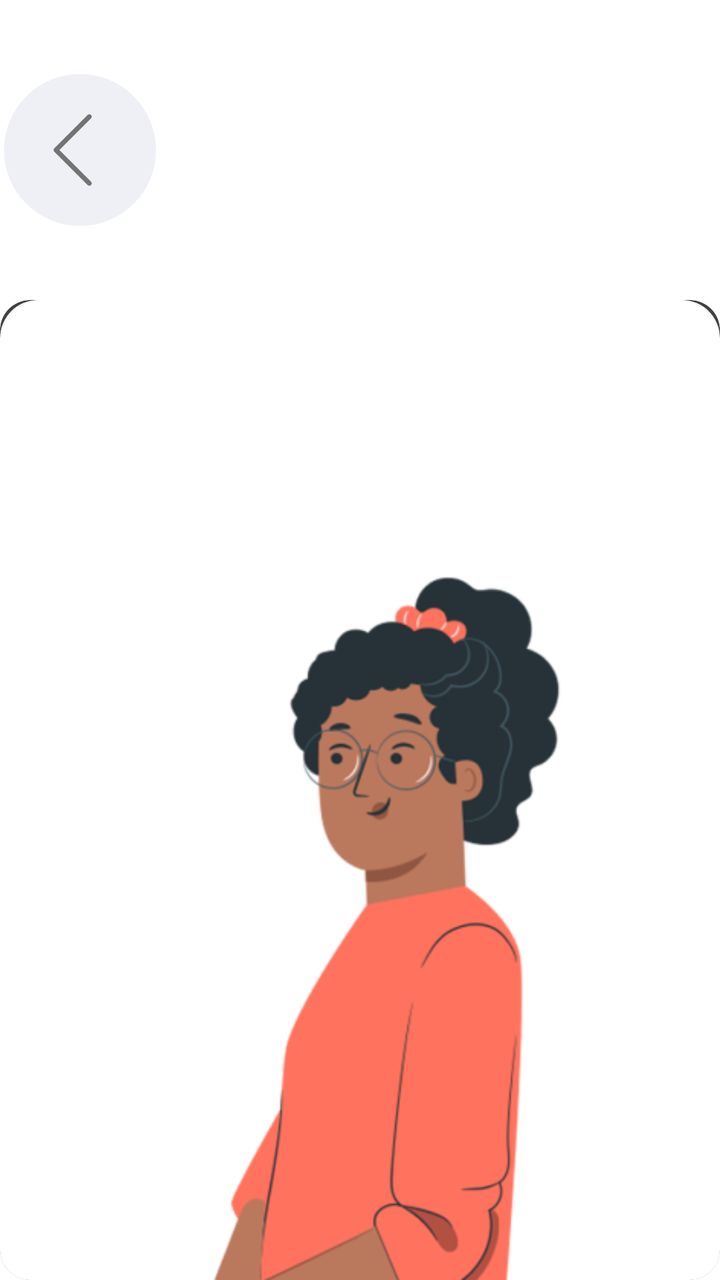
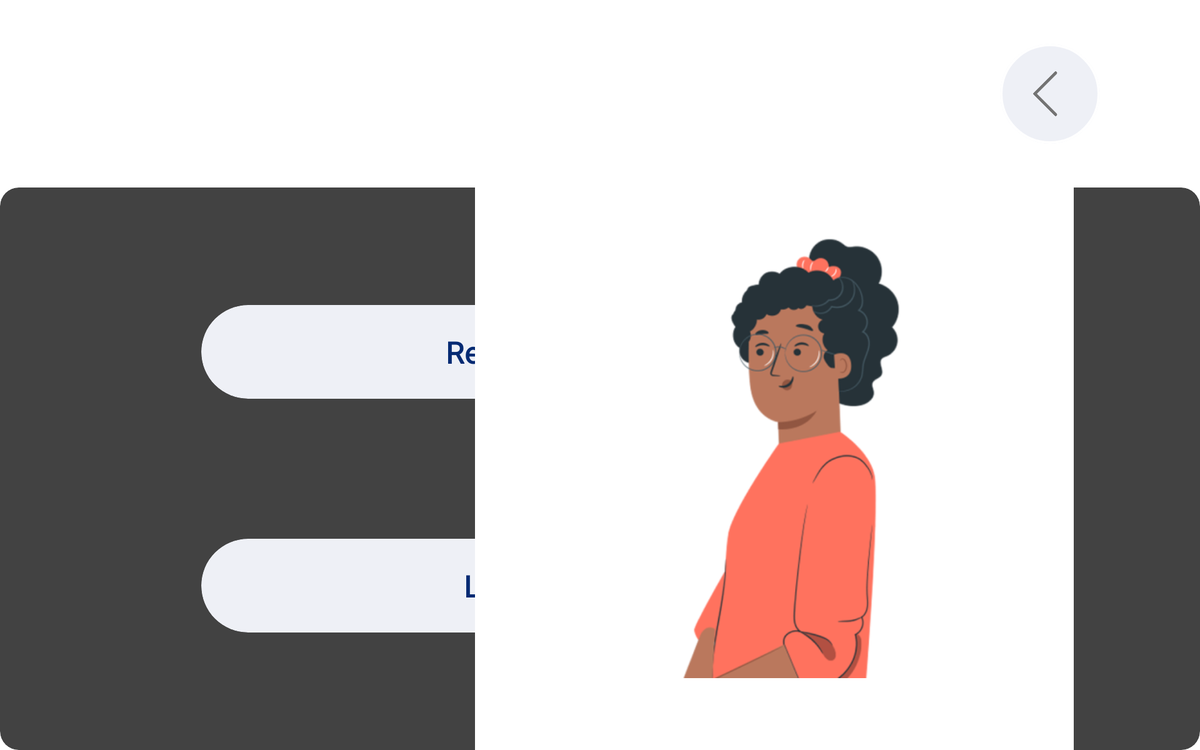

Two renders of one Android screen. The first uses the default layout on a phone; the second uses the alternative layout the repository ships for a different screen configuration, on a matching device. The two XML files are below.
<!-- AndroidManifest.xml: application theme Theme.ForHealth -->
<!-- res/layout/patientlogin.xml -->
<?xml version="1.0" encoding="utf-8"?>
<androidx.constraintlayout.widget.ConstraintLayout xmlns:android="http://schemas.android.com/apk/res/android"
    xmlns:app="http://schemas.android.com/apk/res-auto"
    xmlns:tools="http://schemas.android.com/tools"
    android:layout_width="match_parent"
    android:layout_height="match_parent"
    tools:ignore="MissingDefaultResource">

    <ImageView
        android:id="@+id/imageView4"
        android:layout_width="300dp"
        android:layout_height="60dp"
        app:layout_constraintBottom_toBottomOf="@+id/backbtnpa"
        app:layout_constraintStart_toEndOf="@+id/backbtnpa"
        app:layout_constraintTop_toTopOf="@+id/backbtnpa"
        app:srcCompat="@drawable/forhealth_logo_2" />

    <androidx.cardview.widget.CardView
        android:id="@+id/backbtnpa"
        android:layout_width="80dp"
        android:layout_height="80dp"
        android:layout_centerInParent="true"
        android:foreground="@drawable/buttonlayout"
        app:cardBackgroundColor="#EEF0F6"

        app:cardCornerRadius="160dp"
        app:cardElevation="4dp"
        app:layout_constraintBottom_toTopOf="@+id/cardView3"
        app:layout_constraintStart_toStartOf="parent"
        app:layout_constraintTop_toTopOf="parent">

        <LinearLayout
            android:layout_width="match_parent"
            android:layout_height="match_parent">

            <ImageView
                android:layout_width="match_parent"
                android:layout_height="match_parent"
                android:layout_marginEnd="11dp"
                android:layout_marginRight="11dp"
                android:scaleType="centerCrop"
                android:src="@drawable/back" />

        </LinearLayout>


    </androidx.cardview.widget.CardView>

    //MainCardLayout

    <androidx.cardview.widget.CardView
        android:id="@+id/cardView3"
        android:layout_width="match_parent"
        android:layout_height="match_parent"
        android:layout_marginTop="150dp"
        android:outlineAmbientShadowColor="#5AA4F4"
        android:outlineSpotShadowColor="#559EED"
        app:cardCornerRadius="15dp"
        app:cardElevation="30dp"
        app:layout_constraintEnd_toEndOf="parent"
        app:layout_constraintHorizontal_bias="1.0"
        app:layout_constraintStart_toStartOf="parent"
        app:layout_constraintTop_toTopOf="parent">

        <androidx.constraintlayout.widget.ConstraintLayout
            android:layout_width="match_parent"
            android:layout_height="match_parent"

            >

            <ScrollView
                android:layout_width="match_parent"
                android:layout_height="match_parent"
                tools:layout_editor_absoluteX="110dp"
                tools:layout_editor_absoluteY="17dp">

                <LinearLayout
                    android:layout_width="match_parent"
                    android:layout_height="wrap_content"
                    android:orientation="vertical">

                    <androidx.cardview.widget.CardView
                        android:id="@+id/physiotherapistcard"
                        android:layout_width="match_parent"
                        android:layout_height="wrap_content"
                        android:layout_marginStart="0dp"
                        android:layout_marginLeft="0dp"
                        app:cardBackgroundColor="#FFFFFF"
                        app:cardCornerRadius="19dp"
                        app:cardElevation="4dp"
                        app:layout_constraintBottom_toBottomOf="parent"
                        app:layout_constraintStart_toStartOf="parent"
                        app:layout_constraintTop_toTopOf="parent">

                        <androidx.constraintlayout.widget.ConstraintLayout
                            android:layout_width="match_parent"
                            android:layout_height="match_parent">

                            <RelativeLayout
                                android:layout_width="match_parent"
                                android:layout_height="match_parent">

                                <ImageView
                                    android:id="@+id/physio"
                                    android:layout_width="319dp"
                                    android:layout_height="391dp"
                                    android:layout_centerHorizontal="true"
                                    android:layout_gravity="center"
                                    android:layout_marginTop="99dp"
                                    android:src="@drawable/artboard21" />

                                <TextView
                                    android:layout_width="wrap_content"
                                    android:layout_height="wrap_content"
                                    android:layout_below="@+id/physio"
                                    android:layout_centerHorizontal="true"
                                    android:layout_marginTop="57dp"
                                    android:layout_marginBottom="40dp"
                                    android:fontFamily="@font/ralewaymedium"
                                    android:text="Hello!"
                                    android:textColor="#082F6A"
                                    android:textFontWeight="800"
                                    android:textSize="30dp"


                                    />

                            </RelativeLayout>

                        </androidx.constraintlayout.widget.ConstraintLayout>

                    </androidx.cardview.widget.CardView>


                    <RelativeLayout
                        android:id="@+id/relativeLayout"
                        android:layout_width="match_parent"
                        android:layout_height="wrap_content"
                        android:layout_marginEnd="0dp"
                        android:layout_marginRight="0dp"
                        android:layout_margin="20dp"
                        android:layout_marginTop="30dp"
                        app:layout_constraintBottom_toBottomOf="@+id/physiotherapistcard"
                        app:layout_constraintEnd_toEndOf="parent"


                        app:layout_constraintTop_toTopOf="@+id/physiotherapistcard">

                        <androidx.cardview.widget.CardView
                            android:id="@+id/signup"
                            android:layout_width="479dp"
                            android:layout_height="75dp"
                            android:layout_centerHorizontal="true"
                            android:layout_marginVertical="20dp"
                            android:layout_marginTop="20dp"
                            app:cardBackgroundColor="#EEF0F6"
                            app:cardCornerRadius="50dp"
                            app:cardElevation="4dp">


                            <androidx.constraintlayout.widget.ConstraintLayout
                                android:layout_width="match_parent"
                                android:layout_height="match_parent">

                                <TextView
                                    android:layout_width="match_parent"
                                    android:layout_height="wrap_content"
                                    android:fontFamily="@font/ralewaymedium"
                                    android:gravity="center_horizontal"
                                    android:text="Register"
                                    android:textAlignment="center"
                                    android:textColor="#042A73"
                                    android:textFontWeight="800"
                                    android:textSize="24dp"
                                    app:layout_constraintBottom_toBottomOf="parent"
                                    app:layout_constraintEnd_toEndOf="parent"
                                    app:layout_constraintStart_toStartOf="parent"
                                    app:layout_constraintTop_toTopOf="parent" />

                            </androidx.constraintlayout.widget.ConstraintLayout>

                        </androidx.cardview.widget.CardView>

                        <androidx.cardview.widget.CardView
                            android:id="@+id/login"
                            android:layout_width="479dp"
                            android:layout_height="75dp"
                            android:layout_below="@+id/signup"
                            android:layout_centerHorizontal="true"
                            android:layout_marginTop="30dp"
                            android:layout_marginBottom="20dp"
                            app:cardBackgroundColor="#EEF0F6"
                            app:cardCornerRadius="50dp"
                            app:cardElevation="4dp">


                            <androidx.constraintlayout.widget.ConstraintLayout
                                android:layout_width="match_parent"
                                android:layout_height="match_parent">

                                <TextView
                                    android:layout_width="match_parent"
                                    android:layout_height="wrap_content"
                                    android:fontFamily="@font/ralewaymedium"
                                    android:gravity="center_horizontal"
                                    android:text="Login"
                                    android:textAlignment="center"
                                    android:textColor="#042A73"
                                    android:textFontWeight="800"
                                    android:textSize="24dp"
                                    app:layout_constraintBottom_toBottomOf="parent"
                                    app:layout_constraintEnd_toEndOf="parent"
                                    app:layout_constraintStart_toStartOf="parent"
                                    app:layout_constraintTop_toTopOf="parent" />

                            </androidx.constraintlayout.widget.ConstraintLayout>

                        </androidx.cardview.widget.CardView>


                    </RelativeLayout>

                    <androidx.constraintlayout.widget.ConstraintLayout
                        android:layout_width="wrap_content"
                        android:layout_height="wrap_content"
                        android:layout_gravity="center"
                        android:layout_marginVertical="30dp"
                        app:layout_constraintBottom_toBottomOf="parent"
                        app:layout_constraintEnd_toEndOf="parent"
                        app:layout_constraintStart_toStartOf="parent"
                        app:layout_constraintTop_toBottomOf="@+id/physiotherapistcard">

                        <View
                            android:id="@+id/ellipse_104"
                            android:layout_width="20dp"
                            android:layout_height="20dp"
                            android:layout_alignParentLeft="true"
                            android:layout_alignParentTop="true"
                            android:background="@drawable/circle4"
                            app:layout_constraintBottom_toBottomOf="parent"
                            app:layout_constraintStart_toStartOf="parent"
                            app:layout_constraintTop_toTopOf="parent" />

                        <View
                            android:id="@+id/ellipse_105"
                            android:layout_width="20dp"
                            android:layout_height="20dp"
                            android:layout_alignParentLeft="true"
                            android:layout_alignParentTop="true"
                            android:layout_marginStart="20dp"
                            android:layout_marginLeft="20dp"
                            android:background="@drawable/circle4"
                            app:layout_constraintBottom_toBottomOf="@+id/ellipse_104"
                            app:layout_constraintStart_toEndOf="@+id/ellipse_104"
                            app:layout_constraintTop_toTopOf="@+id/ellipse_104"
                            app:layout_constraintVertical_bias="0.0" />

                        <View
                            android:id="@+id/ellipse_106"
                            android:layout_width="20dp"
                            android:layout_height="20dp"
                            android:layout_alignParentLeft="true"
                            android:layout_alignParentTop="true"
                            android:layout_marginStart="20dp"
                            android:layout_marginLeft="20dp"
                            android:background="@drawable/circle"
                            app:layout_constraintBottom_toBottomOf="@+id/ellipse_104"
                            app:layout_constraintStart_toEndOf="@+id/ellipse_105"
                            app:layout_constraintTop_toTopOf="@+id/ellipse_104" />

                        <View
                            android:id="@+id/ellipse_107"
                            android:layout_width="20dp"
                            android:layout_height="20dp"
                            android:layout_alignParentLeft="true"
                            android:layout_alignParentTop="true"
                            android:layout_marginStart="20dp"
                            android:layout_marginLeft="20dp"
                            android:background="@drawable/circle4"
                            app:layout_constraintBottom_toBottomOf="@+id/ellipse_104"
                            app:layout_constraintStart_toEndOf="@+id/ellipse_106"
                            app:layout_constraintTop_toTopOf="@+id/ellipse_104" />


                    </androidx.constraintlayout.widget.ConstraintLayout>


                </LinearLayout>
            </ScrollView>


        </androidx.constraintlayout.widget.ConstraintLayout>

    </androidx.cardview.widget.CardView>


</androidx.constraintlayout.widget.ConstraintLayout>
<!-- resources referenced by this layout -->
<resources>
  <!-- drawable artboard21: png bitmap (drawable, 38614 bytes) -->
  <!-- drawable back: png bitmap (drawable, 2759 bytes) -->
  <!-- drawable buttonlayout (drawable) -->
  <?xml version="1.0" encoding="utf-8"?>
  <shape xmlns:android="http://schemas.android.com/apk/res/android">
      <stroke android:color="#FFFF" android:width="2dp" />
      <corners android:radius="50dp"/>
  </shape>
  <!-- drawable circle (drawable) -->
  <vector
      xmlns:android="http://schemas.android.com/apk/res/android"
      xmlns:aapt="http://schemas.android.com/aapt"
      android:width="27.2dp"
      android:height="27.2dp"
      android:viewportWidth="27.2"
      android:viewportHeight="27.2"
      >
  
      <group>
  
          <clip-path
              android:pathData="M27.2 13.6C27.2 21.111 21.111 27.2 13.6 27.2C6.08892 27.2 0 21.111 0 13.6C0 6.08892 6.08892 0 13.6 0C21.111 0 27.2 6.08892 27.2 13.6Z"
              />
  
          <path
              android:pathData="M0 0V27.2H27.2V0"
              android:fillColor="#061E43"
              />
  
      </group>
  
  </vector>
  <!-- drawable circle4 (drawable) -->
  <vector
      xmlns:android="http://schemas.android.com/apk/res/android"
      xmlns:aapt="http://schemas.android.com/aapt"
      android:width="27.2dp"
      android:height="27.2dp"
      android:viewportWidth="27.2"
      android:viewportHeight="27.2"
      >
  
      <group>
  
          <clip-path
              android:pathData="M27.2 13.6C27.2 21.111 21.111 27.2 13.6 27.2C6.08892 27.2 0 21.111 0 13.6C0 6.08892 6.08892 0 13.6 0C21.111 0 27.2 6.08892 27.2 13.6Z"
              />
  
          <path
              android:pathData="M0 0V27.2H27.2V0"
              android:fillColor="#B5CFF8"
              />
  
      </group>
  
  </vector>
  <!-- drawable forhealth_logo_2: png bitmap (drawable, 68302 bytes) -->
  <style name="Theme.ForHealth" parent="Theme.MaterialComponents.DayNight.NoActionBar">
          
          <item name="colorPrimary">@color/purple_200</item>
          <item name="colorPrimaryVariant">#FFFFFF</item>
          <item name="colorOnPrimary">@color/black</item>
          
          <item name="colorSecondary">@color/teal_200</item>
          <item name="colorSecondaryVariant">@color/teal_200</item>
          <item name="colorOnSecondary">@color/black</item>
          
          <item name="android:statusBarColor" tools:targetApi="l">?attr/colorPrimaryVariant</item>
          
      </style>
  <color name="purple_200">#FFBB86FC</color>
  <color name="black">#FF000000</color>
  <color name="teal_200">#FF03DAC5</color>
</resources>
<!-- res/layout-w800dp/patientlogin.xml (the repository's variant of the layout above) -->
<!-- drawn on a 7-inch tablet turned sideways -->
<?xml version="1.0" encoding="utf-8"?>
<androidx.constraintlayout.widget.ConstraintLayout xmlns:android="http://schemas.android.com/apk/res/android"
    xmlns:app="http://schemas.android.com/apk/res-auto"
    xmlns:tools="http://schemas.android.com/tools"
    android:layout_width="match_parent"
    android:layout_height="match_parent"
    tools:ignore="MissingDefaultResource">

    <ImageView
        android:id="@+id/imageView4"
        android:layout_width="300dp"
        android:layout_height="60dp"
        android:layout_marginStart="52dp"
        android:layout_marginLeft="52dp"
        app:layout_constraintBottom_toTopOf="@+id/cardView3"
        app:layout_constraintStart_toStartOf="parent"
        app:layout_constraintTop_toTopOf="parent"
        app:layout_constraintVertical_bias="0.388"
        app:srcCompat="@drawable/forhealth_logo_2" />

    //MainCardLayout

    <androidx.cardview.widget.CardView
        android:id="@+id/cardView3"
        android:layout_width="match_parent"
        android:layout_height="match_parent"
        android:layout_marginTop="150dp"
        android:outlineAmbientShadowColor="#5AA4F4"
        android:outlineSpotShadowColor="#559EED"
        app:cardCornerRadius="15dp"
        app:cardElevation="30dp"
        app:layout_constraintEnd_toEndOf="parent"
        app:layout_constraintHorizontal_bias="1.0"
        app:layout_constraintStart_toStartOf="parent"
        app:layout_constraintTop_toTopOf="parent">

        <androidx.constraintlayout.widget.ConstraintLayout
            android:layout_width="match_parent"
            android:layout_height="match_parent"

            >

            <androidx.cardview.widget.CardView
                android:id="@+id/physiotherapistcard"
                android:layout_width="479dp"
                android:layout_height="646dp"
                android:layout_marginStart="380dp"
                android:layout_marginLeft="380dp"
                app:cardBackgroundColor="#FFFFFF"
                app:cardCornerRadius="19dp"
                app:cardElevation="4dp"
                app:layout_constraintBottom_toBottomOf="parent"
                app:layout_constraintStart_toStartOf="parent"
                app:layout_constraintTop_toTopOf="parent">

                <androidx.constraintlayout.widget.ConstraintLayout
                    android:layout_width="match_parent"
                    android:layout_height="match_parent">

                    <RelativeLayout
                        android:layout_width="match_parent"
                        android:layout_height="match_parent">

                        <ImageView
                            android:id="@+id/physio"
                            android:layout_width="319dp"
                            android:layout_height="391dp"
                            android:layout_centerHorizontal="true"
                            android:layout_gravity="center"
                            android:layout_marginTop="99dp"
                            android:src="@drawable/artboard21" />

                        <TextView
                            android:layout_width="wrap_content"
                            android:layout_height="wrap_content"
                            android:layout_below="@+id/physio"
                            android:layout_centerHorizontal="true"
                            android:layout_marginTop="57dp"
                            android:fontFamily="@font/ralewaymedium"
                            android:text="Hello!"
                            android:textColor="#082F6A"
                            android:textFontWeight="800"
                            android:textSize="30dp"


                            />

                    </RelativeLayout>

                </androidx.constraintlayout.widget.ConstraintLayout>

            </androidx.cardview.widget.CardView>


            <RelativeLayout
                android:id="@+id/relativeLayout"
                android:layout_width="wrap_content"
                android:layout_height="wrap_content"
                android:layout_marginEnd="300dp"
                android:layout_marginRight="300dp"
                app:layout_constraintBottom_toBottomOf="@+id/physiotherapistcard"
                app:layout_constraintEnd_toEndOf="parent"


                app:layout_constraintTop_toTopOf="@+id/physiotherapistcard">

                <androidx.cardview.widget.CardView
                    android:id="@+id/signup"
                    android:layout_width="479dp"
                    android:layout_height="75dp"
                    android:layout_centerHorizontal="true"
                    android:layout_margin="20dp"
                    android:layout_marginTop="20dp"
                    app:cardBackgroundColor="#EEF0F6"
                    app:cardCornerRadius="50dp"
                    app:cardElevation="4dp">


                    <androidx.constraintlayout.widget.ConstraintLayout
                        android:layout_width="match_parent"
                        android:layout_height="match_parent">

                        <TextView
                            android:layout_width="match_parent"
                            android:layout_height="wrap_content"
                            android:fontFamily="@font/ralewaymedium"
                            android:gravity="center_horizontal"
                            android:text="Register"
                            android:textAlignment="center"
                            android:textColor="#042A73"
                            android:textFontWeight="800"
                            android:textSize="24dp"
                            app:layout_constraintBottom_toBottomOf="parent"
                            app:layout_constraintEnd_toEndOf="parent"
                            app:layout_constraintStart_toStartOf="parent"
                            app:layout_constraintTop_toTopOf="parent" />

                    </androidx.constraintlayout.widget.ConstraintLayout>

                </androidx.cardview.widget.CardView>

                <androidx.cardview.widget.CardView
                    android:id="@+id/login"
                    android:layout_width="479dp"
                    android:layout_height="75dp"
                    android:layout_below="@+id/signup"
                    android:layout_centerHorizontal="true"
                    android:layout_marginTop="92dp"
                    android:layout_marginBottom="20dp"
                    app:cardBackgroundColor="#EEF0F6"
                    app:cardCornerRadius="50dp"
                    app:cardElevation="4dp">


                    <androidx.constraintlayout.widget.ConstraintLayout
                        android:layout_width="match_parent"
                        android:layout_height="match_parent">

                        <TextView
                            android:layout_width="match_parent"
                            android:layout_height="wrap_content"
                            android:fontFamily="@font/ralewaymedium"
                            android:gravity="center_horizontal"
                            android:text="Login"
                            android:textAlignment="center"
                            android:textColor="#042A73"
                            android:textFontWeight="800"
                            android:textSize="24dp"
                            app:layout_constraintBottom_toBottomOf="parent"
                            app:layout_constraintEnd_toEndOf="parent"
                            app:layout_constraintStart_toStartOf="parent"
                            app:layout_constraintTop_toTopOf="parent" />

                    </androidx.constraintlayout.widget.ConstraintLayout>

                </androidx.cardview.widget.CardView>


            </RelativeLayout>
            <androidx.constraintlayout.widget.ConstraintLayout
                android:layout_width="wrap_content"
                android:layout_height="wrap_content"
                app:layout_constraintBottom_toBottomOf="parent"
                app:layout_constraintEnd_toEndOf="parent"
                app:layout_constraintStart_toStartOf="parent"
                app:layout_constraintTop_toBottomOf="@+id/physiotherapistcard">

                <View
                    android:id="@+id/ellipse_104"
                    android:layout_width="20dp"
                    android:layout_height="20dp"
                    android:layout_alignParentLeft="true"
                    android:layout_alignParentTop="true"
                    android:background="@drawable/circle4"
                    app:layout_constraintBottom_toBottomOf="parent"
                    app:layout_constraintStart_toStartOf="parent"
                    app:layout_constraintTop_toTopOf="parent" />

                <View
                    android:id="@+id/ellipse_105"
                    android:layout_width="20dp"
                    android:layout_height="20dp"
                    android:layout_alignParentLeft="true"
                    android:layout_alignParentTop="true"
                    android:layout_marginStart="20dp"
                    android:layout_marginLeft="20dp"
                    android:background="@drawable/circle4"
                    app:layout_constraintBottom_toBottomOf="@+id/ellipse_104"
                    app:layout_constraintStart_toEndOf="@+id/ellipse_104"
                    app:layout_constraintTop_toTopOf="@+id/ellipse_104"
                    app:layout_constraintVertical_bias="0.0" />

                <View
                    android:id="@+id/ellipse_106"
                    android:layout_width="20dp"
                    android:layout_height="20dp"
                    android:layout_alignParentLeft="true"
                    android:layout_alignParentTop="true"
                    android:layout_marginStart="20dp"
                    android:layout_marginLeft="20dp"
                    android:background="@drawable/circle"
                    app:layout_constraintBottom_toBottomOf="@+id/ellipse_104"
                    app:layout_constraintStart_toEndOf="@+id/ellipse_105"
                    app:layout_constraintTop_toTopOf="@+id/ellipse_104" />

                <View
                    android:id="@+id/ellipse_107"
                    android:layout_width="20dp"
                    android:layout_height="20dp"
                    android:layout_alignParentLeft="true"
                    android:layout_alignParentTop="true"
                    android:layout_marginStart="20dp"
                    android:layout_marginLeft="20dp"
                    android:background="@drawable/circle4"
                    app:layout_constraintBottom_toBottomOf="@+id/ellipse_104"
                    app:layout_constraintStart_toEndOf="@+id/ellipse_106"
                    app:layout_constraintTop_toTopOf="@+id/ellipse_104" />


            </androidx.constraintlayout.widget.ConstraintLayout>

        </androidx.constraintlayout.widget.ConstraintLayout>

    </androidx.cardview.widget.CardView>

    <androidx.cardview.widget.CardView
        android:id="@+id/backbtnpa"
        android:layout_width="80dp"
        android:layout_height="80dp"
        android:layout_centerInParent="true"
        android:layout_marginEnd="80dp"
        android:layout_marginRight="80dp"
        android:foreground="@drawable/buttonlayout"
        app:cardBackgroundColor="#EEF0F6"

        app:cardCornerRadius="160dp"
        app:cardElevation="4dp"
        app:layout_constraintBottom_toTopOf="@+id/cardView3"
        app:layout_constraintEnd_toEndOf="parent"
        app:layout_constraintTop_toTopOf="parent">

        <LinearLayout
            android:layout_width="match_parent"
            android:layout_height="match_parent">

            <ImageView
                android:layout_width="match_parent"
                android:layout_height="match_parent"
                android:layout_marginEnd="11dp"
                android:layout_marginRight="11dp"
                android:scaleType="centerCrop"
                android:src="@drawable/back" />

        </LinearLayout>


    </androidx.cardview.widget.CardView>


</androidx.constraintlayout.widget.ConstraintLayout>
